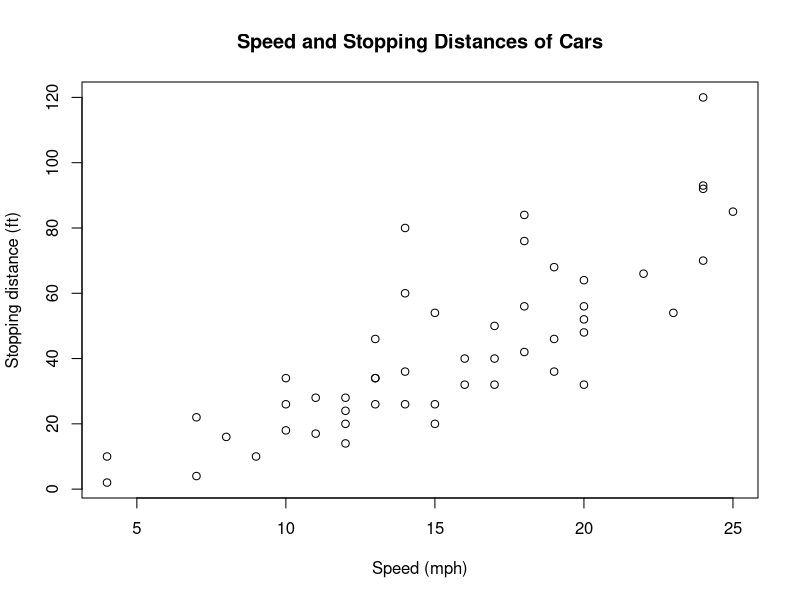
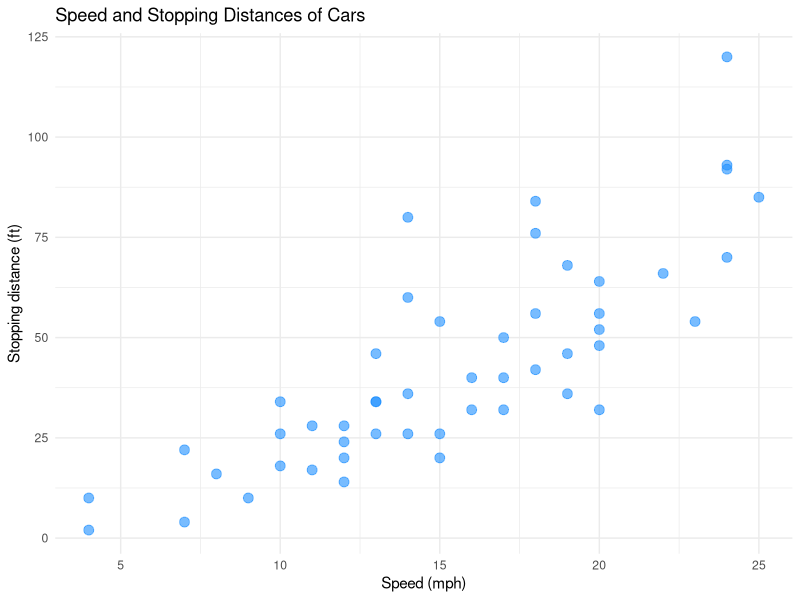
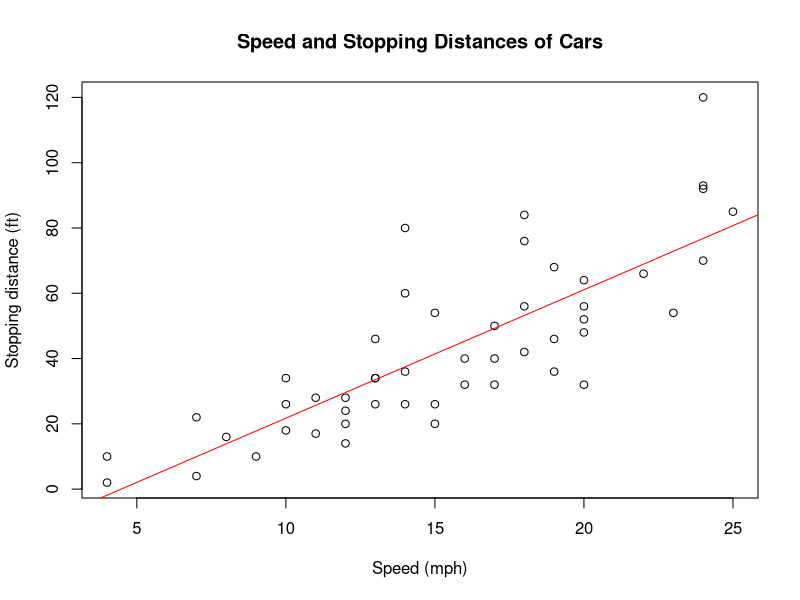
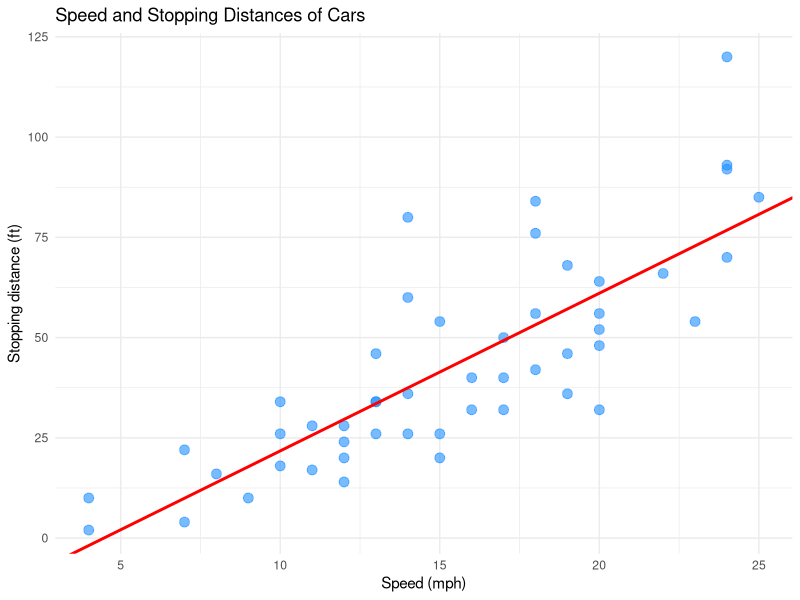
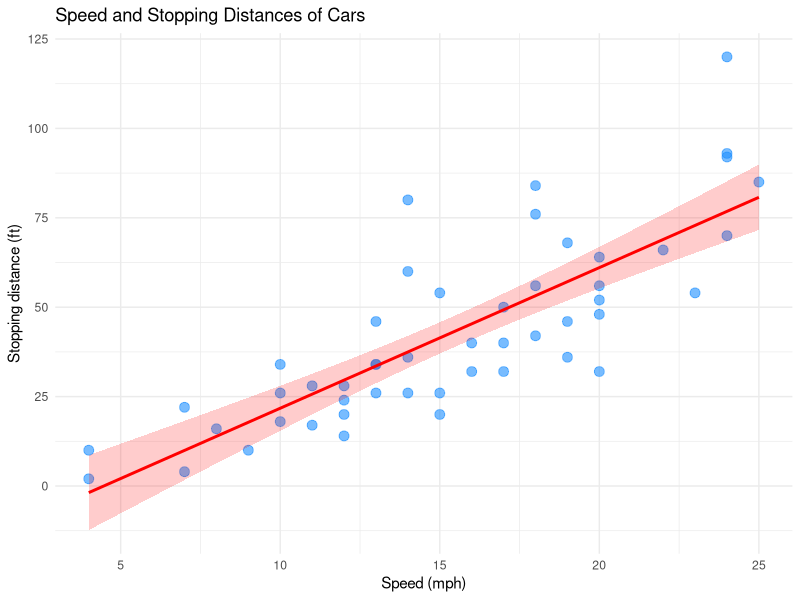

R code for these plots, in order:
## ---- chunk 1
knitr::opts_chunk$set(echo = TRUE)
## ---- chunk 2
data(cars)
## ---- chunk 3
?cars
## ---- chunk 4
dim(cars)
## ---- chunk 5
names(cars)
## ---- chunk 6
unlist(lapply(cars, class))
## ---- chunk 7
head(cars, 10)
## ---- chunk 8
summary(cars)
## ---- chunk 9
plot(cars, xlab = "Speed (mph)", ylab = "Stopping distance (ft)")
title("Speed and Stopping Distances of Cars")
## ---- chunk 10
library(ggplot2)

ggplot(cars, aes(x = speed, y = dist)) +
  geom_point(color = "dodgerblue", size = 3, alpha = 0.6) + # vous pouvez retoucher la couleur (color), la taille des points (size) et la transparence (alpha)
  labs(
    title = "Speed and Stopping Distances of Cars",
    x = "Speed (mph)",
    y = "Stopping distance (ft)"
  ) +
  theme_minimal() # thème claire

## ---- chunk 11
reg1 <- lm(cars$dist ~ cars$speed)
reg1
## ---- chunk 12
summary(reg1)
## ---- chunk 13
plot(cars, xlab = "Speed (mph)", ylab = "Stopping distance (ft)")
title("Speed and Stopping Distances of Cars")
abline(coef = coef(reg1), col = "red")
## ---- chunk 14
ggplot(cars, aes(x = speed, y = dist)) +
  geom_point(color = "dodgerblue", size = 3, alpha = 0.6) +
  geom_abline(
    intercept = coef(reg1)[1],
    slope = coef(reg1)[2],
    color = "red", 
    linewidth = 1
  ) +
  labs(
    title = "Speed and Stopping Distances of Cars",
    x = "Speed (mph)",
    y = "Stopping distance (ft)"
  ) +
  theme_minimal()
## ---- chunk 15
ggplot(cars, aes(x = speed, y = dist)) +
  geom_point(color = "dodgerblue", size = 3, alpha = 0.6) +
  geom_smooth(
    method = "lm", # méthode = linear model
    se = TRUE, # afficher les erreurs standards
    color = "red",
    fill = "red",
    alpha = 0.2
  ) +
  labs(
    title = "Speed and Stopping Distances of Cars",
    x = "Speed (mph)",
    y = "Stopping distance (ft)"
  ) +
  theme_minimal()

